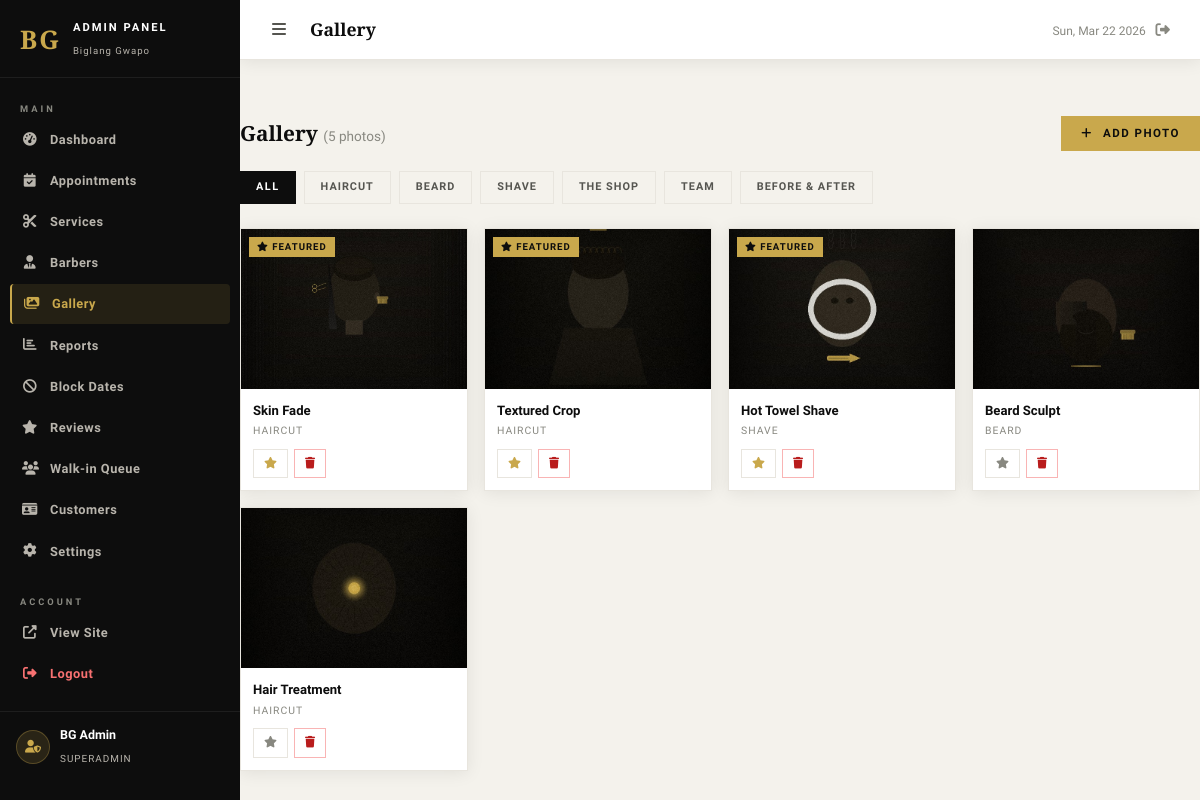
The app's page /views/admin/gallery.php (signed in) with its own data.
### tables this page shows
CREATE TABLE IF NOT EXISTS gallery (
  id          INT UNSIGNED AUTO_INCREMENT PRIMARY KEY,
  title       VARCHAR(150) DEFAULT NULL,
  image_path  VARCHAR(255) NOT NULL,
  category    ENUM('haircut','beard','shave','shop','team','before_after') NOT NULL DEFAULT 'haircut',
  is_featured TINYINT(1) NOT NULL DEFAULT 0,
  is_active   TINYINT(1) NOT NULL DEFAULT 1,
  sort_order  SMALLINT UNSIGNED NOT NULL DEFAULT 0,
  uploaded_at TIMESTAMP DEFAULT CURRENT_TIMESTAMP
);

### includes/admin/auth.php (called while the page is built, shortened)
<?php
function currentAdmin() {
    return [
        'id'   => $_SESSION['admin_id']   ?? 0,
        'name' => $_SESSION['admin_name'] ?? 'Admin',
        'role' => $_SESSION['admin_role'] ?? 'admin',
    ];
}

### views/admin/gallery.php (the view, shortened to what this page needs)
<?php
require_once __DIR__ . '/../../config/db.php';
require_once __DIR__ . '/../../includes/admin/auth.php';
$pageTitle = 'Gallery';
$catFilter = $conn->real_escape_string($_GET['cat'] ?? 'all');
$where     = $catFilter !== 'all' ? "WHERE category='$catFilter'" : '';
$photos    = $conn->query("SELECT * FROM gallery $where ORDER BY uploaded_at DESC");
$totalAll  = $conn->query("SELECT COUNT(*) c FROM gallery")->fetch_assoc()['c'];
require_once __DIR__ . '/../../includes/admin/admin_header.php';
?>
<div class="admin-section-header">
  <div class="admin-section-title">Gallery <span style="color:var(--gray);font-size:.85rem;font-family:var(--font-b);font-weight:400;">(<?= $totalAll ?> photos)</span></div>
  <button class="btn-admin-gold" onclick="openModal('addPhotoModal')">
    <i class="fas fa-plus me-1"></i> Add Photo
  </button>
</div>
<div class="d-flex gap-2 flex-wrap mb-4">
  <?php
  $cats = ['all'=>'All', 'haircut'=>'Haircut', 'beard'=>'Beard', 'shave'=>'Shave', 'shop'=>'The Shop', 'team'=>'Team', 'before_after'=>'Before & After'];
  foreach ($cats as $val => $lbl):
    $active = $catFilter === $val ? 'btn-admin-dark' : 'btn-admin-outline';
  ?>
  <a href="?cat=<?= $val ?>" class="<?= $active ?>" style="padding:7px 16px;font-size:.68rem;">
    <?= $lbl ?>
  </a>
  <?php endforeach; ?>
</div>
<div class="row g-3">
  <?php if ($photos && $photos->num_rows > 0):
    while ($p = $photos->fetch_assoc()): ?>
  <div class="col-6 col-md-4 col-lg-3">
    <div class="admin-gallery-card">
      <div class="agc-img-wrap">
        <img src="<?= htmlspecialchars($p['image_path']) ?>" alt="<?= htmlspecialchars($p['title']) ?>"
             onerror="this.src='https://via.placeholder.com/300x200?text=No+Image'">
        <?php if ($p['is_featured']): ?>
        <span class="agc-featured-badge"><i class="fas fa-star"></i> Featured</span>
        <?php endif; ?>
      </div>
      <div class="agc-info">
        <span class="agc-title"><?= htmlspecialchars($p['title'] ?: 'Untitled') ?></span>
        <span class="agc-cat"><?= ucfirst(str_replace('_',' ',$p['category'])) ?></span>
        <div class="agc-actions">
          <form method="POST" style="display:inline;">
            <button type="submit" class="btn-sm-action" title="<?= $p['is_featured'] ? 'Unfeature' : 'Set as Featured' ?>">
              <i class="fas fa-star" style="color:<?= $p['is_featured'] ? 'var(--gold)' : 'var(--gray)' ?>"></i>
            </button>
          </form>
          <form method="POST" style="display:inline;" onsubmit="return confirm('Delete this photo?')">
            <button type="submit" class="btn-sm-action cancel">
              <i class="fas fa-trash"></i>
            </button>
          </form>
        </div>
      </div>
    </div>
  </div>
  <?php endwhile; endif; ?>
</div>
<?php require_once __DIR__ . '/../../includes/admin/admin_footer.php'; ?>

### includes/admin/admin_header.php (shortened to what this page needs)
<!DOCTYPE html>
<html lang="en">
<head>
  <link href="https://cdn.jsdelivr.net/npm/bootstrap@5.3.3/dist/css/bootstrap.min.css" rel="stylesheet">
  <link href="https://cdnjs.cloudflare.com/ajax/libs/font-awesome/6.5.0/css/all.min.css" rel="stylesheet">
  <link rel="stylesheet" href="/bg-barbershop/assets/css/admin.css">
</head>
<body class="admin-body">
<?php $admin = currentAdmin(); $current = basename($_SERVER['PHP_SELF']); ?>
<aside class="admin-sidebar" id="adminSidebar">
  <div class="sidebar-brand">
    <span class="sb-logo">BG</span>
    <div class="sb-text">
      <span class="sb-title">Admin Panel</span>
      <span class="sb-sub">Biglang Gwapo</span>
    </div>
  </div>
  <nav class="sidebar-nav">
    <div class="nav-group-label">Main</div>
    <?php
    $navItems = [
      ['dashboard.php',    'fa-tachometer-alt', 'Dashboard'],
      ['appointments.php', 'fa-calendar-check', 'Appointments'],
      ['services.php',     'fa-cut',            'Services'],
      ['barbers.php',      'fa-user-tie',       'Barbers'],
      ['gallery.php',      'fa-images',         'Gallery'],
      ['reports.php',       'fa-chart-bar',      'Reports'],
      ['blocked_dates.php','fa-ban',             'Block Dates'],
      ['reviews.php',      'fa-star',            'Reviews'],
      ['queue.php',        'fa-users',           'Walk-in Queue'],
      ['customers.php',    'fa-id-card',         'Customers'],
      ['settings.php',     'fa-cog',            'Settings'],
    ];
    foreach ($navItems as [$file, $icon, $label]):
      $active = $current === $file ? 'active' : '';
    ?>
    <a class="sidebar-link <?= $active ?>" href="/bg-barbershop/views/admin/<?= $file ?>">
      <i class="fas <?= $icon ?>"></i>
      <span><?= $label ?></span>
    </a>
    <?php endforeach; ?>
    <div class="nav-group-label mt-3">Account</div>
    <a class="sidebar-link" href="/bg-barbershop/index.php" target="_blank">
      <i class="fas fa-external-link-alt"></i>
      <span>View Site</span>
    </a>
    <a class="sidebar-link text-danger-link" href="/bg-barbershop/views/admin/logout.php">
      <i class="fas fa-sign-out-alt"></i>
      <span>Logout</span>
    </a>
  </nav>
  <div class="sidebar-user">
    <div class="su-avatar"><i class="fas fa-user-shield"></i></div>
    <div class="su-info">
      <span class="su-name"><?= htmlspecialchars($admin['name']) ?></span>
      <span class="su-role"><?= ucfirst($admin['role']) ?></span>
    </div>
  </div>
</aside>
<div class="admin-main" id="adminMain">
  <header class="admin-topbar">
    <button class="sidebar-toggle" id="sidebarToggle" onclick="toggleSidebar()">
      <i class="fas fa-bars"></i>
    </button>
    <div class="topbar-title"><?= $pageTitle ?? 'Dashboard' ?></div>
    <div class="topbar-right">
      <span class="topbar-date"><?= date('D, M j Y') ?></span>
      <a href="/bg-barbershop/views/admin/logout.php" class="topbar-logout" title="Logout">
        <i class="fas fa-sign-out-alt"></i>
      </a>
    </div>
  </header>
  <div class="admin-content"></div>

### includes/admin/admin_footer.php (shortened to what this page needs)
</div>
</body>
</html>

### records on screen
gallery: image_path (picture), is_featured 1 (drawn), title "Skin Fade", category "HAIRCUT"
gallery: image_path (picture), is_featured 1 (drawn), title "Textured Crop", category "HAIRCUT"
gallery: image_path (picture), is_featured 1 (drawn), title "Hot Towel Shave", category "SHAVE"
gallery: image_path (picture), title "Beard Sculpt", category "BEARD", is_featured 0 (drawn)
gallery: image_path (picture), title "Hair Treatment", category "HAIRCUT", is_featured 0 (drawn)

### other values on screen
$label "Dashboard"
$label "Appointments"
$label "Services"
$label "Barbers"
$label "Gallery"
$label "Reports"
$label "Block Dates"
$label "Reviews"
$label "Walk-in Queue"
$label "Customers"
$label "Settings"
$admin['name'] "BG Admin"
$admin['role'] "SUPERADMIN"
$pageTitle "Gallery"
$totalAll "5"
